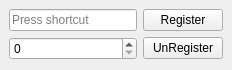
<?xml version="1.0" encoding="UTF-8"?>
<ui version="4.0">
 <class>MainWindow</class>
 <widget class="QMainWindow" name="MainWindow">
  <property name="geometry">
   <rect>
    <x>0</x>
    <y>0</y>
    <width>232</width>
    <height>70</height>
   </rect>
  </property>
  <property name="windowTitle">
   <string>QGlobalShortcut</string>
  </property>
  <widget class="QWidget" name="centralwidget">
   <layout class="QGridLayout" name="gridLayout">
    <item row="0" column="0">
     <widget class="QKeySequenceEdit" name="key"/>
    </item>
    <item row="0" column="1">
     <widget class="QPushButton" name="registrate">
      <property name="text">
       <string>Register</string>
      </property>
     </widget>
    </item>
    <item row="1" column="0">
     <widget class="QSpinBox" name="counter"/>
    </item>
    <item row="1" column="1">
     <widget class="QPushButton" name="unregistrate">
      <property name="text">
       <string>UnRegister</string>
      </property>
     </widget>
    </item>
   </layout>
  </widget>
 </widget>
 <resources/>
 <connections/>
</ui>
